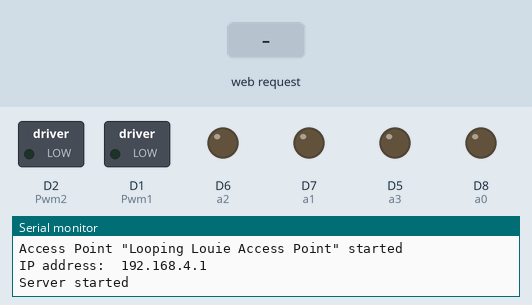
A sketch run on a simulated ESP8266 (NodeMCU). On the bench: switched loads named in the sketch (green lamp = pin HIGH), output pins drawn as LEDs (lit = HIGH), the last lines printed to the serial monitor. Inputs (shaded band) come from the test bench.

Above: at 3.2 s.
3.3 s: HTTP request GET /start_motor received
At 4.3 s:
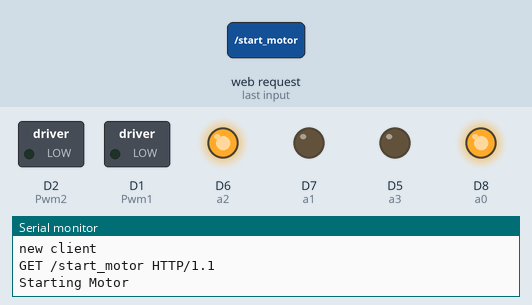
4.8 s: HTTP request GET /change_direction received
At 5.5 s:
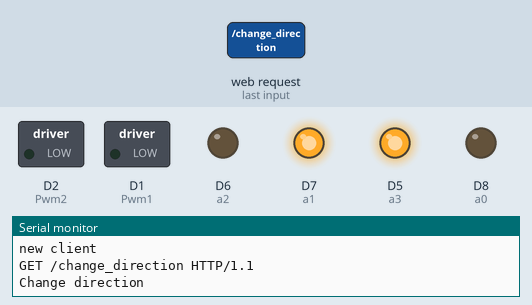
6.3 s: HTTP request GET /change_speed?speed= received
7.8 s: HTTP request GET /stop_motor received
At 8.4 s:
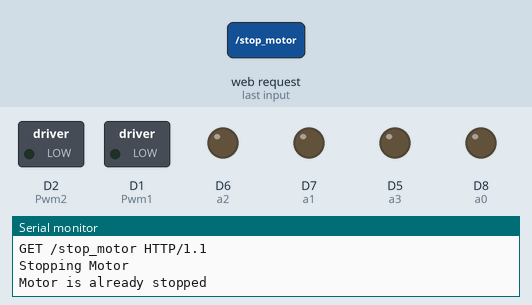
Timing chart, 0 to 10.3 s (numbered marks = the images above; inputs shaded):
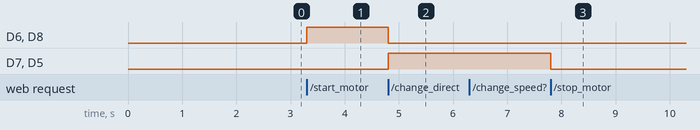

Measured:
- after the input at 3.3 s, D6 (a2), D8 (a0): LOW → HIGH at once
- after the input at 4.8 s, D6 (a2), D8 (a0): HIGH → LOW at once; D7 (a1), D5 (a3): LOW → HIGH at once
- after the input at 7.8 s, D7 (a1), D5 (a3): HIGH → LOW at once

The sketch:

sketch.ino
```cpp
#include <ESP8266WiFi.h>        // Include the Wi-Fi library

const char *ssid = "Looping Louie Access Point"; // The name of the Wi-Fi network that will be created
const char *password = "corona";   // The password required to connect to it, leave blank for an open network

static const uint8_t D0   = 16;
static const uint8_t D1   = 5;
static const uint8_t D2   = 4;
static const uint8_t D3   = 0;
static const uint8_t D4   = 2;
static const uint8_t D5   = 14;
static const uint8_t D6   = 12;
static const uint8_t D7   = 13;
static const uint8_t D8   = 15;
static const uint8_t D9   = 3;
static const uint8_t D10  = 1;

uint8_t Pwm1 = D1; //Nodemcu PWM pin
uint8_t Pwm2 = D2; //Nodemcu PWM pin

//Seven segment pins attachecd with nodemcu pins
int a0 = 15;  //Gpio-15 of nodemcu esp8266
int a1 = 13;  //Gpio-13 of nodemcu esp8266
int a2 = 12;  //Gpio-12 of nodemcu esp8266
int a3 = 14;  //Gpio-14 of nodemcu esp8266

bool motorRunning = false;

WiFiServer server(80);

void setup() {
  Serial.begin(9600);
  delay(1000);
  pinMode(a0, OUTPUT);
  pinMode(a1, OUTPUT);
  pinMode(a2, OUTPUT);
  pinMode(a3, OUTPUT);
  Serial.println('\n');

  WiFi.softAP(ssid, password);             // Start the access point
  Serial.print("Access Point \"");
  Serial.print(ssid);
  Serial.println("\" started");

  Serial.print("IP address:\t");
  Serial.println(WiFi.softAPIP());         // Send the IP address of the ESP8266 to the computer
  delay(1000);
    // Start the server
  server.begin();
  Serial.println("Server started");
}

void loop() {
    // Check if a client has connected
  WiFiClient client = server.available();
  if (!client) {
    return;
  }

  // Wait until the client sends some data
  Serial.println("new client");
  while(!client.available()){
    delay(1);
  }

  // Read the first line of the request
  String request = client.readStringUntil('\r');
  Serial.println(request);
  client.flush();

 // Match the request for index
 if (request.indexOf("/index") != -1)  {
    // Return the response
    client.println("HTTP/1.1 200 OK");
    client.println("Content-Type: text/html");
    client.println(""); //  do not forget this one
    client.println("<!DOCTYPE HTML><html><head> <title>Looping Louie on Steroids</title> <meta name=\"viewport\" content=\"width=device-width, initial-scale=1\"> <style>.slidecontainer{width: 100%;}.slider{-webkit-appearance: none; width: 100%; height: 15px; border-radius: 5px; background: #d3d3d3; outline: none; opacity: 0.7; -webkit-transition: .2s; transition: opacity .2s;}.slider:hover{opacity: 1;}.slider::-webkit-slider-thumb{-webkit-appearance: none; appearance: none; width: 25px; height: 25px; border-radius: 50%; background: #4CAF50; cursor: pointer;}.slider::-moz-range-thumb{width: 25px; height: 25px; border-radius: 50%; background: #4CAF50; cursor: pointer;}</style></head><h1 align=center>Looping Louie on Steroids</h1><h1 align=center>Remote Control Panel</h1><br><div> <h2>Current State:</h2> <p>Control Type: Manual</p><p>Motor Speed: <span id=\"demo\"></span>%</p><p>Direction: Forward</p></div><div class=\"slidecontainer\"> <input type=\"range\" min=\"50\" max=\"100\" value=\"100\" step=\"5\" class=\"slider\" id=\"myRange\"></div><div class=\"slidecontainer\"> <button type=\"button\" onclick=\"startMotor()\">Motor On</button> <button type=\"button\" onclick=\"stopMotor()\">Motor Off</button> <button type=\"button\" onclick=\"changeDirection()\">Change Direction</button></div><script>var slider=document.getElementById(\"myRange\"); var output=document.getElementById(\"demo\"); output.innerHTML=slider.value; slider.onchange=function (){output.innerHTML=this.value; if (window.XMLHttpRequest){xhttp=new XMLHttpRequest();}else{xhttp=new ActiveXObject(\"Microsoft.XMLHTTP\");}xhttp.open(\"GET\", \"/change_speed?speed=\" + this.value, false); xhttp.send(); console.log(xhttp.responseText);}; function startMotor(){console.log(\"Start Motor\"); if (window.XMLHttpRequest){xhttp=new XMLHttpRequest();}else{xhttp=new ActiveXObject(\"Microsoft.XMLHTTP\");}xhttp.open(\"GET\", \"/start_motor\", false); xhttp.send(); console.log(xhttp.responseText);}; function stopMotor(){if (window.XMLHttpRequest){xhttp=new XMLHttpRequest();}else{xhttp=new ActiveXObject(\"Microsoft.XMLHTTP\");}xhttp.open(\"GET\", \"/stop_motor\", false); xhttp.send(); console.log(xhttp.responseText);}; function changeDirection(){if (window.XMLHttpRequest){xhttp=new XMLHttpRequest();}else{xhttp=new ActiveXObject(\"Microsoft.XMLHTTP\");}xhttp.open(\"GET\", \"/change_direction\", false); xhttp.send(); console.log(xhttp.responseText);}; </script><body></body></html>");
    delay(1);
    Serial.println("Client disonnected");
    Serial.println("");
 }

  // Match the request for motor start
 if (request.indexOf("/start_motor") != -1)  {
    client.println("HTTP/1.1 200 OK");
    client.println("Content-Type: application/json");
    client.println(""); //  do not forget this one
    if (!motorRunning) {
      Serial.println("Starting Motor");
      digitalWrite(a0, HIGH); //Start  motor
      digitalWrite(a1, LOW);

      digitalWrite(a2, HIGH); //Start  motor
      digitalWrite(a3, LOW);
      motorRunning = true;
      client.println("{status: 1}");
    } else {
      Serial.println("Motor is already running");
      client.println("{status: 0}");
    }
 }

   // Match the request for motor stop
 if (request.indexOf("/stop_motor") != -1)  {
    client.println("HTTP/1.1 200 OK");
    client.println("Content-Type: application/json");
    client.println(""); //  do not forget this one
    if (motorRunning) {
      Serial.println("Stopping Motor");
      digitalWrite(a0, LOW); //Stop  motor
      digitalWrite(a1, LOW);
      digitalWrite(a2, LOW); //Stop  motor
      digitalWrite(a3, LOW);
      motorRunning = false;
      client.println("{status: 1}");
    } else {
      Serial.println("Motor is already stopped");
      client.println("{status: 0}");
    }
 }

    // Match the request for motor stop
 if (request.indexOf("/stop_motor") != -1)  {
    client.println("HTTP/1.1 200 OK");
    client.println("Content-Type: application/json");
    client.println(""); //  do not forget this one
    if (motorRunning) {
      Serial.println("Stopping Motor");
      digitalWrite(a0, LOW); //Stop  motor
      digitalWrite(a1, LOW);
      digitalWrite(a2, LOW); //Stop  motor
      digitalWrite(a3, LOW);
      motorRunning = false;
      client.println("{status: 1}");
    } else {
      Serial.println("Motor is already stopped");
      client.println("{status: 0}");
    }

 }

  if (request.indexOf("/change_direction") != -1)  {
    Serial.println("Change direction");
    client.println("HTTP/1.1 200 OK");
    client.println("Content-Type: application/json");
    client.println(""); //  do not forget this one
    digitalWrite(a0, LOW);  //Change First motor rotation direction
    digitalWrite(a1, HIGH);

    digitalWrite(a2, LOW); //Change Second motor rotation direction
    digitalWrite(a3, HIGH);
    client.println("{status: 1}");
  }

  if (request.indexOf("/change_speed?speed=") != -1)  {
    int speed = request.substring(24, request.indexOf("HTTP")).toInt();
    Serial.println("Change Speed to " + speed);
    analogWrite(Pwm1, speed * 10);  //Pwm duty cycle
    analogWrite(Pwm2, speed * 10);  //Pwm duty cycle
    client.println("HTTP/1.1 200 OK");
    client.println("Content-Type: application/json");
    client.println(""); //  do not forget this one

    client.println("{status: 1}");
  }

}
```
